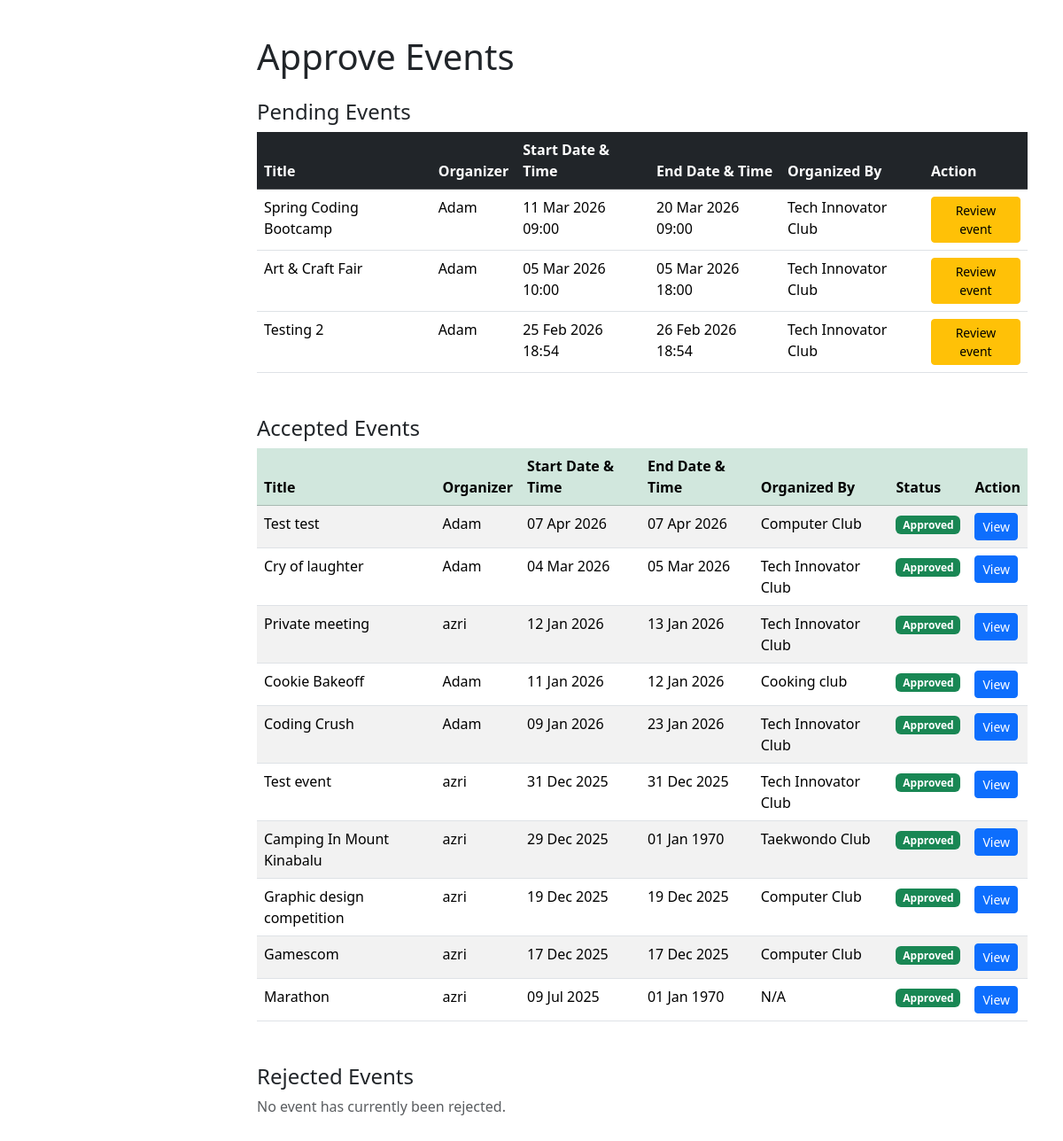
Page /admin_approval.php (signed in) on the committed database.
### tables this page shows
CREATE TABLE `events` (
  `id` int(11) NOT NULL,
  `title` varchar(255) NOT NULL,
  `event_description` text DEFAULT NULL,
  `event_date` datetime NOT NULL,
  `end_date` datetime DEFAULT NULL,
  `event_capacity` int(11) NOT NULL,
  `event_image` varchar(255) DEFAULT NULL,
  `venue_id` int(11) DEFAULT NULL,
  `user_id` int(11) NOT NULL,
  `club_id` int(11) DEFAULT NULL,
  `event_status` enum('public','private','concluded') NOT NULL DEFAULT 'public',
  `contact_number` text DEFAULT NULL,
  `approval_status` enum('pending','approved','rejected') DEFAULT 'pending',
  `admin_remark` text DEFAULT NULL
);

CREATE TABLE `users` (
  `id` int(11) NOT NULL,
  `username` varchar(255) NOT NULL,
  `password` varchar(255) NOT NULL,
  `gmail` varchar(255) NOT NULL,
  `user_type` enum('participant','organizer','admin') NOT NULL,
  `phone_number` varchar(255) DEFAULT NULL,
  `users_image` varchar(255) DEFAULT NULL
);

CREATE TABLE `club` (
  `id` int(11) NOT NULL,
  `club_name` varchar(255) NOT NULL,
  `club_description` text DEFAULT NULL,
  `club_email` varchar(255) DEFAULT NULL,
  `club_phone` varchar(20) DEFAULT NULL,
  `status` enum('active','inactive') DEFAULT 'active',
  `created_by` int(11) NOT NULL,
  `created_at` timestamp NOT NULL DEFAULT current_timestamp()
);

### admin_approval.php (the view, shortened to what this page needs)
<?php
include 'db_connect.php';
$sql = "
SELECT e.*, u.username,u.phone_number,u.gmail,v.venue_name,v.venue_address,v.venue_city,v.venue_postcode,v.venue_capacity,v.remark,v.venue_image,
c.club_name,c.club_description,c.club_email,c.club_phone
FROM events e
JOIN users u ON e.user_id = u.id
LEFT JOIN club c ON e.club_id=c.id
LEFT JOIN venue v ON e.venue_id = v.venue_id
WHERE e.approval_status IN ('pending','approved','rejected')
ORDER BY
    FIELD(e.approval_status,'pending','approved','rejected'),
    e.event_date DESC
";
$result = $conn->query($sql);
$events = $result->fetch_all(MYSQLI_ASSOC);
$pending  = [];
$approved = [];
$rejected = [];
foreach ($events as $event) {
    if ($event['approval_status'] === 'pending') {
        $pending[] = $event;
    } elseif ($event['approval_status'] === 'approved') {
        $approved[] = $event;
    } else {
        $rejected[] = $event;
    }
}
?>
<!DOCTYPE html>
<html lang="en"> <head>
 <link rel="stylesheet" href="styles.css?v=4">
 <link href="https://cdn.jsdelivr.net/npm/bootstrap@5.3.8/dist/css/bootstrap.min.css"
 rel="stylesheet">
</head>
<body>
<div class="main-content" id="mainContent">
<div class="header">
<h1 class="page-title">Approve Events</h1>
<h4 class="mt-4">Pending Events</h4>
<?php if (empty($pending)): ?>
<p class="text-muted">No event has currently been requested for approval.</p>
<?php else: ?>
<table class="table table-hover">
<thead class="table-dark">
<tr>
    <th>Title</th>
    <th>Organizer</th>
    <th>Start Date & Time</th>
    <th>End Date & Time </th>
    <th>Organized By</th>
    <th>Action</th>
</tr>
</thead>
<tbody>
<?php foreach ($pending as $e): ?>
<tr>
    <td><?= htmlspecialchars($e['title']) ?></td>
    <td><?= htmlspecialchars($e['username']) ?></td>
    <td><?= date('d M Y H:i', strtotime($e['event_date'])) ?></td>
    <td><?= date('d M Y H:i', strtotime($e['end_date'])) ?></td>
    <td><?=htmlspecialchars($e['club_name']?? 'N/A')?></td>
    <td>
        <button class="btn btn-warning btn-sm"
            data-bs-toggle="modal"
            data-bs-target="#eventModal"
             data-event='<?= htmlspecialchars(json_encode($e), ENT_QUOTES, "UTF-8") ?>'>
            Review event
        </button>
    </td>
</tr>
<?php endforeach; ?>
</tbody>
</table>
<?php endif; ?>
<h4 class="mt-5">Accepted Events</h4>
<?php if (empty($approved)): ?>
<p class="text-muted">No event has currently been approved.</p>
<?php else: ?>
<table class="table table-striped">
<thead class="table-success">
<tr>
    <th>Title</th>
    <th>Organizer</th>
    <th>Start Date & Time</th>
     <th>End Date & Time </th>
    <th>Organized By</th>
    <th>Status</th>
    <th>Action</th>
</tr>
</thead>
<tbody>
<?php foreach ($approved as $e): ?>
<tr>
    <td><?= htmlspecialchars($e['title']) ?></td>
    <td><?= htmlspecialchars($e['username']) ?></td>
    <td><?= date('d M Y', strtotime($e['event_date'])) ?></td>
    <td><?= date('d M Y', strtotime($e['end_date'])) ?></td>
    <td><?=htmlspecialchars($e['club_name']?? 'N/A')?></td>
    <td><span class="badge bg-success">Approved</span></td>
     <td>
        <button class="btn btn-primary btn-sm"
            data-bs-toggle="modal"
            data-bs-target="#eventModal"
             data-event='<?= htmlspecialchars(json_encode($e), ENT_QUOTES, "UTF-8") ?>'>
            View
        </button>
    </td>
</tr>
<?php endforeach; ?>
</tbody>
</table>
<?php endif; ?>
<h4 class="mt-5">Rejected Events</h4>
<?php if (empty($rejected)): ?>
<p class="text-muted">No event has currently been rejected.</p>
<?php endif; ?>
</div>
</div>
</body>
</html>

### styles.css (style rules this page uses)
* { margin: 0; padding: 0; box-sizing: border-box; }
body { font-family: 'Segoe UI', Roboto, sans-serif; background-color: #f5f5f5; display: flex; min-height: 100vh; overflow-x: hidden; }
.main-content { margin-left: 250px; flex: 1; padding: 40px; transition: margin-left 0.3s ease; }

### rows in the picture
events: title "Spring Coding Bootcamp", user.username "Adam", event_date "11 Mar 2026 09:00", end_date "20 Mar 2026 09:00", club.club_name "Tech Innovator Club"
events: title "Art & Craft Fair", user.username "Adam", event_date "05 Mar 2026 10:00", end_date "05 Mar 2026 18:00", club.club_name "Tech Innovator Club"
events: title "Testing 2", user.username "Adam", event_date "25 Feb 2026 18:54", end_date "26 Feb 2026 18:54", club.club_name "Tech Innovator Club"
events: title "Test test", user.username "Adam", event_date "07 Apr 2026", end_date "07 Apr 2026", club.club_name "Computer Club"
events: title "Cry of laughter", user.username "Adam", event_date "04 Mar 2026", end_date "05 Mar 2026", club.club_name "Tech Innovator Club"
events: title "Private meeting", user.username "azri", event_date "12 Jan 2026", end_date "13 Jan 2026", club.club_name "Tech Innovator Club"
events: title "Cookie Bakeoff", user.username "Adam", event_date "11 Jan 2026", end_date "12 Jan 2026", club.club_name "Cooking club"
events: title "Coding Crush", user.username "Adam", event_date "09 Jan 2026", end_date "23 Jan 2026", club.club_name "Tech Innovator Club"
events: title "Test event", user.username "azri", event_date "31 Dec 2025", end_date "31 Dec 2025", club.club_name "Tech Innovator Club"
events: title "Camping In Mount Kinabalu", user.username "azri", event_date "29 Dec 2025", end_date "01 Jan 1970", club.club_name "Taekwondo Club"
events: title "Graphic design competition", user.username "azri", event_date "19 Dec 2025", end_date "19 Dec 2025", club.club_name "Computer Club"
events: title "Gamescom", user.username "azri", event_date "17 Dec 2025", end_date "17 Dec 2025", club.club_name "Computer Club"
events: title "Marathon", user.username "azri", event_date "09 Jul 2025", end_date "01 Jan 1970", club_name "N/A"
